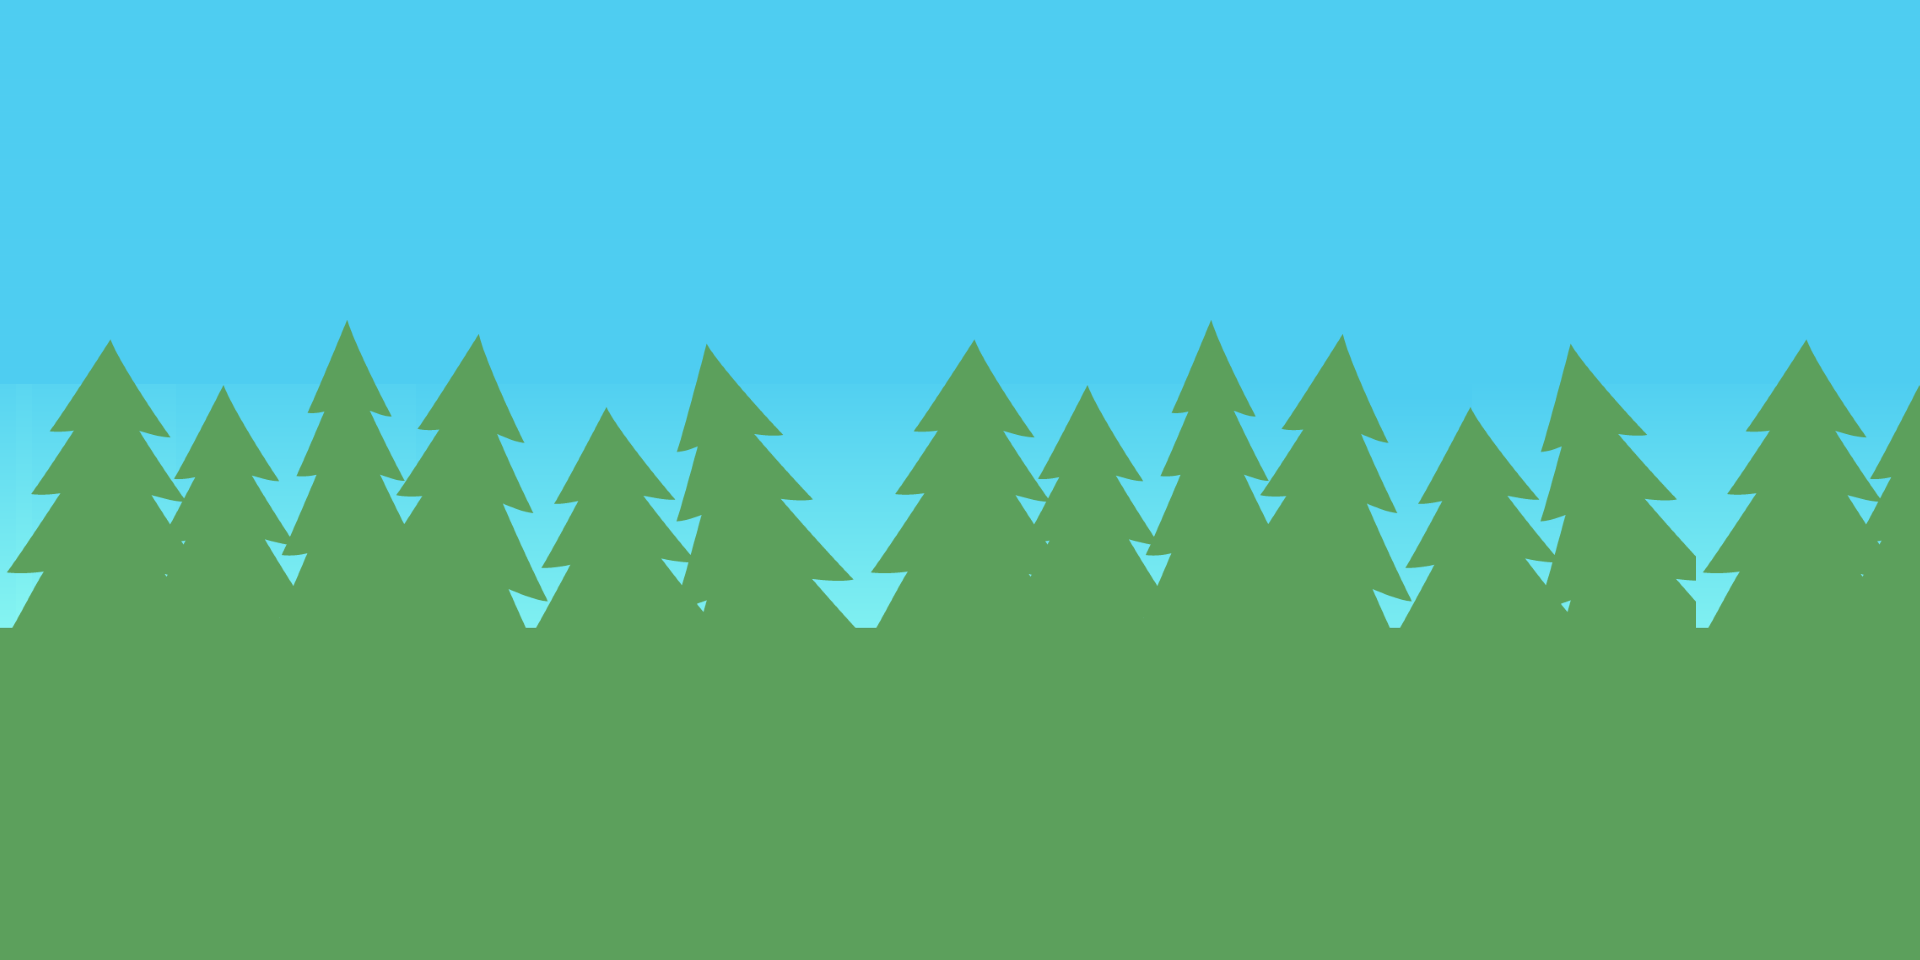

The image is a tile-based game level rendered from a .tmx file. Its description and source (layers, tilesets, objects; grid data summarised) follow:
An orthogonal 120x60 tile map with 16x16 px tiles, 2 tile layers (图块层 1, 图块层 2), 2 tilesets.

<map version="1.5" tiledversion="1.6.0" orientation="orthogonal" renderorder="right-down" width="120" height="60" tilewidth="16" tileheight="16" infinite="0" nextlayerid="3" nextobjectid="1">
 <tileset firstgid="1" source="bg/sky.tsx" />
 <tileset firstgid="121" source="bg/trees.tsx" />
 <layer id="1" name="图块层 1" width="120" height="60">
  <data>[7200 cells, 7200 non-empty, 41 distinct tile ids]</data>
 </layer>
 <layer id="2" name="图块层 2" width="120" height="60">
  <data>[7200 cells, 4800 non-empty, 2160 distinct tile ids]</data>
 </layer>
</map>